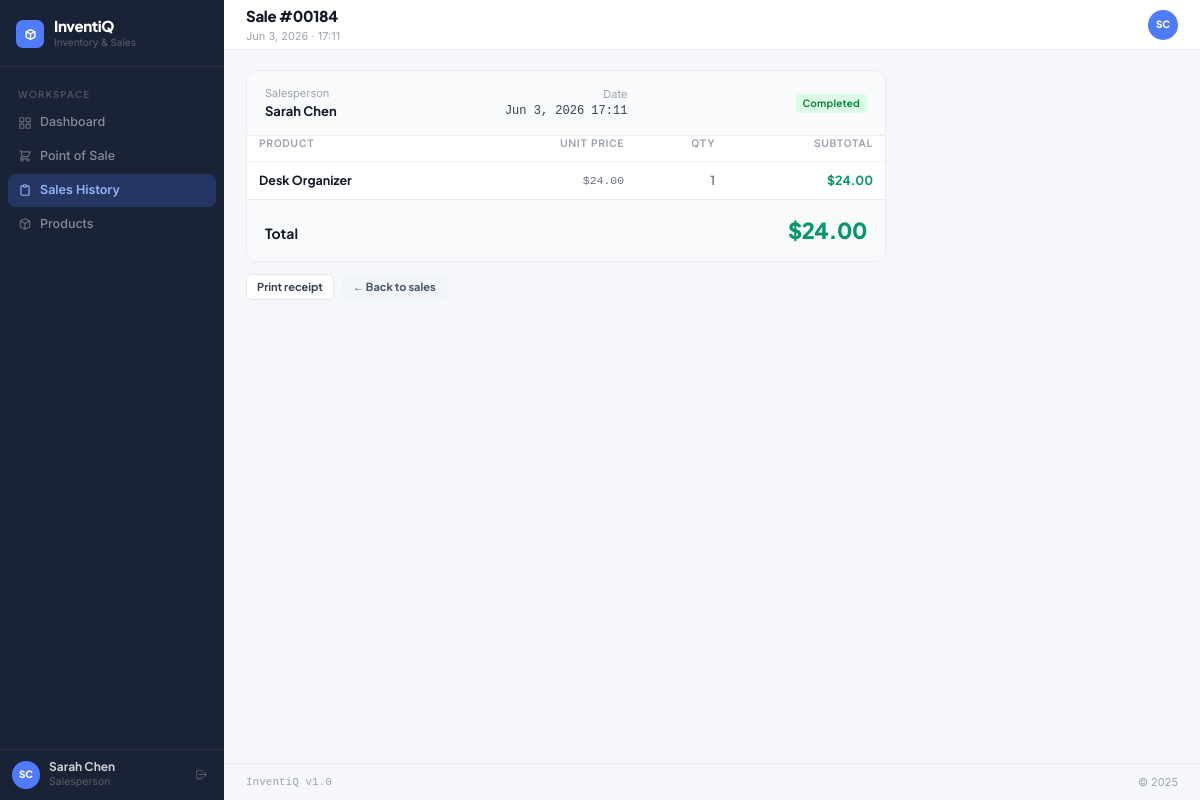
Screenshot of /sales/184/ (signed in) with the database file from the repository.
### accounts/models.py (models this page shows, shortened)
class User(AbstractUser):
    ROLE_CHOICES = [('manager', 'Manager'), ('salesperson', 'Salesperson')]
    role = models.CharField(max_length=20, choices=ROLE_CHOICES, default='salesperson')
    phone = models.CharField(max_length=20, blank=True)
    avatar_initials = models.CharField(max_length=3, blank=True)
    @property
    def is_manager(self):
        return self.role == 'manager'
    @property
    def full_name(self):
        return self.get_full_name() or self.username

### sales/models.py (models this page shows, shortened)
class Sale(models.Model):
    STATUS_CHOICES = [('completed', 'Completed'), ('voided', 'Voided')]
    salesperson = models.ForeignKey(settings.AUTH_USER_MODEL, on_delete=models.SET_NULL, null=True, related_name='sales')
    total_amount = models.DecimalField(max_digits=12, decimal_places=2, default=Decimal('0.00'))
    discount_amount = models.DecimalField(max_digits=10, decimal_places=2, default=Decimal('0.00'))
    status = models.CharField(max_length=20, choices=STATUS_CHOICES, default='completed')
    notes = models.TextField(blank=True)
    created_at = models.DateTimeField(auto_now_add=True)
    class Meta:
        ordering = ['-created_at']

class SaleItem(models.Model):
    sale = models.ForeignKey(Sale, on_delete=models.CASCADE, related_name='items')
    product = models.ForeignKey('inventory.Product', on_delete=models.PROTECT, related_name='sale_items')
    quantity = models.PositiveIntegerField()
    unit_price = models.DecimalField(max_digits=10, decimal_places=2)
    cost_price = models.DecimalField(max_digits=10, decimal_places=2)
    class Meta:
        unique_together = ['sale', 'product']
    @property
    def subtotal(self):
        return self.unit_price * self.quantity

### inventory/models.py (models this page shows, shortened)
class Product(models.Model):
    name = models.CharField(max_length=200)
    sku = models.CharField(max_length=50, unique=True)
    category = models.ForeignKey(Category, on_delete=models.SET_NULL, null=True, blank=True, related_name='products')
    description = models.TextField(blank=True)
    cost_price = models.DecimalField(max_digits=10, decimal_places=2, validators=[MinValueValidator(Decimal('0.01'))])
    selling_price = models.DecimalField(max_digits=10, decimal_places=2, validators=[MinValueValidator(Decimal('0.01'))])
    stock_quantity = models.PositiveIntegerField(default=0)
    reorder_threshold = models.PositiveIntegerField(default=10)
    ai_reorder_threshold = models.PositiveIntegerField(default=10)
    use_ai_threshold = models.BooleanField(default=True)
    is_active = models.BooleanField(default=True)
    created_at = models.DateTimeField(auto_now_add=True)
    updated_at = models.DateTimeField(auto_now=True)
    class Meta:
        ordering = ['name']

### sales/views.py (the view)
# urls.py: path('<int:pk>/', views.sale_detail, name='sale_detail'),
@login_required
def sale_detail(request, pk):
    sale = get_object_or_404(Sale, pk=pk)
    if not request.user.is_manager and sale.salesperson != request.user:
        messages.error(request, 'Access denied.')
        return redirect('sales:sale_list')
    return render(request, 'sales/sale_detail.html', {'sale': sale})

### templates/sales/sale_detail.html (shortened to what this page needs)
{% extends "layouts/base.html" %}
{% block page_title %}Sale #{{ sale.pk|stringformat:"05d" }}{% endblock %}
{% block page_subtitle %}{{ sale.created_at|date:"M j, Y · H:i" }}{% endblock %}
{% block content %}
<div style="max-width:640px;">
  <div class="card" style="padding:0;overflow:hidden;margin-bottom:12px;">
    <div style="padding:14px 18px;background:#f9fafb;border-bottom:1px solid #eaecf0;display:flex;justify-content:space-between;align-items:center;flex-wrap:wrap;gap:10px;">
      <div><p style="font-size:11px;color:#9ca3af;font-family:'Inter',sans-serif;">Salesperson</p><p style="font-family:'Plus Jakarta Sans',sans-serif;font-size:13px;font-weight:700;color:#111827;">{{ sale.salesperson.full_name|default:"—" }}</p></div>
      <div style="text-align:right;"><p style="font-size:11px;color:#9ca3af;font-family:'Inter',sans-serif;">Date</p><p style="font-family:ui-monospace,monospace;font-size:12px;color:#374151;">{{ sale.created_at|date:"M j, Y H:i" }}</p></div>
      <div>{% if sale.status == 'completed' %}<span class="badge badge-green">Completed</span>{% else %}<span class="badge badge-red">Voided</span>{% endif %}</div>
    </div>
    <table class="tbl" style="width:100%;" aria-label="Items in this sale">
      <thead><tr><th scope="col">Product</th><th scope="col" style="text-align:right;">Unit price</th><th scope="col" style="text-align:right;">Qty</th><th scope="col" style="text-align:right;">Subtotal</th></tr></thead>
      <tbody>
        {% for item in sale.items.all %}
        <tr><td class="strong">{{ item.product.name }}</td><td class="mn" style="text-align:right;">${{ item.unit_price }}</td><td style="text-align:right;font-family:'Plus Jakarta Sans',sans-serif;font-weight:600;">{{ item.quantity }}</td><td class="money">${{ item.subtotal|floatformat:2 }}</td></tr>
        {% endfor %}
      </tbody>
    </table>
    <div style="padding:14px 18px;background:#f9fafb;border-top:1px solid #eaecf0;">
      <div style="display:flex;justify-content:space-between;align-items:baseline;">
        <span style="font-family:'Plus Jakarta Sans',sans-serif;font-size:14px;font-weight:700;color:#111827;">Total</span>
        <span style="font-family:'Plus Jakarta Sans',sans-serif;font-size:22px;font-weight:800;color:#059669;letter-spacing:-.4px;">${{ sale.total_amount|floatformat:2 }}</span>
      </div>
    </div>
  </div>
  <div style="display:flex;gap:8px;">
    <a href="{% url 'sales:sale_receipt' sale.pk %}" class="btn btn-secondary btn-sm">Print receipt</a>
    <a href="{% url 'sales:sale_list' %}" class="btn btn-ghost btn-sm">← Back to sales</a>
  </div>
</div>
{% endblock %}

### templates/layouts/base.html (shortened to what this page needs)
<!DOCTYPE html>
<html lang="en">
<head>
    <script src="https://cdn.tailwindcss.com"></script>
</head>
<body>
{% if user.is_authenticated %}
<div style="display:flex;min-height:100vh;">
    <aside class="sidebar" id="sidebar" aria-label="Main navigation">
        <div class="sidebar-logo">
            <div class="sidebar-icon" aria-hidden="true">
                <svg fill="none" stroke="#fff" viewBox="0 0 24 24" stroke-width="2.5">
                    <path stroke-linecap="round" stroke-linejoin="round" d="M20 7l-8-4-8 4m16 0l-8 4m8-4v10l-8 4m0-10L4 7m8 4v10M4 7v10l8 4"/>
                </svg>
            </div>
            <div>
                <div class="sidebar-brand">InventiQ</div>
                <div class="sidebar-tagline">Inventory & Sales</div>
            </div>
        </div>
        <nav class="sidebar-nav" aria-label="Primary navigation">
            <div class="nav-section">Workspace</div>
            <a href="{% url 'dashboard:index' %}" class="nav-item {% if request.resolver_match.app_name == 'dashboard' %}active{% endif %}" aria-current="{% if request.resolver_match.app_name == 'dashboard' %}page{% endif %}">
                <svg fill="none" stroke="currentColor" viewBox="0 0 24 24" stroke-width="2" aria-hidden="true"><rect x="3" y="3" width="7" height="7" rx="1"/><rect x="14" y="3" width="7" height="7" rx="1"/><rect x="14" y="14" width="7" height="7" rx="1"/><rect x="3" y="14" width="7" height="7" rx="1"/></svg>
                Dashboard
            </a>
            <a href="{% url 'sales:pos' %}" class="nav-item {% if request.resolver_match.view_name == 'sales:pos' %}active{% endif %}" aria-current="{% if request.resolver_match.view_name == 'sales:pos' %}page{% endif %}">
                <svg fill="none" stroke="currentColor" viewBox="0 0 24 24" stroke-width="2" aria-hidden="true"><path stroke-linecap="round" stroke-linejoin="round" d="M3 3h2l.4 2M7 13h10l4-8H5.4M7 13L5.4 5M7 13l-2.293 2.293c-.63.63-.184 1.707.707 1.707H17m0 0a2 2 0 100 4 2 2 0 000-4zm-8 2a2 2 0 11-4 0 2 2 0 014 0z"/></svg>
                Point of Sale
            </a>
            <a href="{% url 'sales:sale_list' %}" class="nav-item {% if request.resolver_match.app_name == 'sales' and request.resolver_match.view_name != 'sales:pos' %}active{% endif %}">
                <svg fill="none" stroke="currentColor" viewBox="0 0 24 24" stroke-width="2" aria-hidden="true"><path stroke-linecap="round" stroke-linejoin="round" d="M9 5H7a2 2 0 00-2 2v12a2 2 0 002 2h10a2 2 0 002-2V7a2 2 0 00-2-2h-2M9 5a2 2 0 002 2h2a2 2 0 002-2M9 5a2 2 0 012-2h2a2 2 0 012 2"/></svg>
                Sales History
            </a>
            <a href="{% url 'inventory:product_list' %}" class="nav-item {% if request.resolver_match.app_name == 'inventory' %}active{% endif %}">
                <svg fill="none" stroke="currentColor" viewBox="0 0 24 24" stroke-width="2" aria-hidden="true"><path stroke-linecap="round" stroke-linejoin="round" d="M20 7l-8-4-8 4m16 0l-8 4m8-4v10l-8 4m0-10L4 7m8 4v10M4 7v10l8 4"/></svg>
                Products
            </a>
        </nav>
        <div class="sidebar-footer">
            <div class="sidebar-user">
                <div class="user-avatar" aria-hidden="true">{{ user.avatar_initials|default:user.username|slice:":2"|upper }}</div>
                <div style="flex:1;min-width:0;">
                    <div class="user-name">{{ user.full_name }}</div>
                    <div class="user-role">{{ user.role|capfirst }}</div>
                </div>
                <a href="{% url 'accounts:logout' %}" style="color:rgba(255,255,255,.25);display:flex;align-items:center;padding:4px;border-radius:5px;transition:color .14s;" aria-label="Sign out">
                    <svg width="13" height="13" fill="none" stroke="currentColor" viewBox="0 0 24 24" stroke-width="2" aria-hidden="true"><path stroke-linecap="round" stroke-linejoin="round" d="M17 16l4-4m0 0l-4-4m4 4H7m6 4v1a3 3 0 01-3 3H6a3 3 0 01-3-3V7a3 3 0 013-3h4a3 3 0 013 3v1"/></svg>
                </a>
            </div>
        </div>
    </aside>
    <div style="flex:1;margin-left:224px;display:flex;flex-direction:column;min-height:100vh;">
        <header class="topbar" role="banner">
            <div style="display:flex;align-items:center;gap:12px;">
                <div>
                    <div class="page-title">{% block page_title %}Dashboard{% endblock %}</div>
                    <div class="page-sub">{% block page_subtitle %}{% endblock %}</div>
                </div>
            </div>
            <div style="display:flex;align-items:center;gap:8px;">
                <a href="{% url 'accounts:profile' %}" style="width:30px;height:30px;border-radius:50%;background:#4F7CFF;display:flex;align-items:center;justify-content:center;font-family:'Plus Jakarta Sans',sans-serif;font-size:10px;font-weight:800;color:#fff;text-decoration:none;" aria-label="Your profile">
                    {{ user.avatar_initials|default:user.username|slice:":2"|upper }}
                </a>
            </div>
        </header>
        <main id="main-content" class="page-enter" style="flex:1;padding:20px 22px;" tabindex="-1">
            {% block content %}{% endblock %}
        </main>
        <footer style="padding:10px 22px;border-top:1px solid #eaecf0;display:flex;justify-content:space-between;font-size:11px;color:#9ca3af;" role="contentinfo">
            <span style="font-family:ui-monospace,monospace;">InventiQ v1.0</span>
            <span>© 2025</span>
        </footer>
    </div>
</div>
{% endif %}
</body>
</html>

### rows the page displays
User: avatar_initials "SC", full_name "Sarah Chen", role "Salesperson"
Sale: pk "00184", created_at "Jun 3, 2026 · 17:11", salesperson.full_name "Sarah Chen", created_at "Jun 3, 2026 17:11", total_amount "24.00"
SaleItem: product.name "Desk Organizer", unit_price "24.00", quantity "1", subtotal "24.00"
